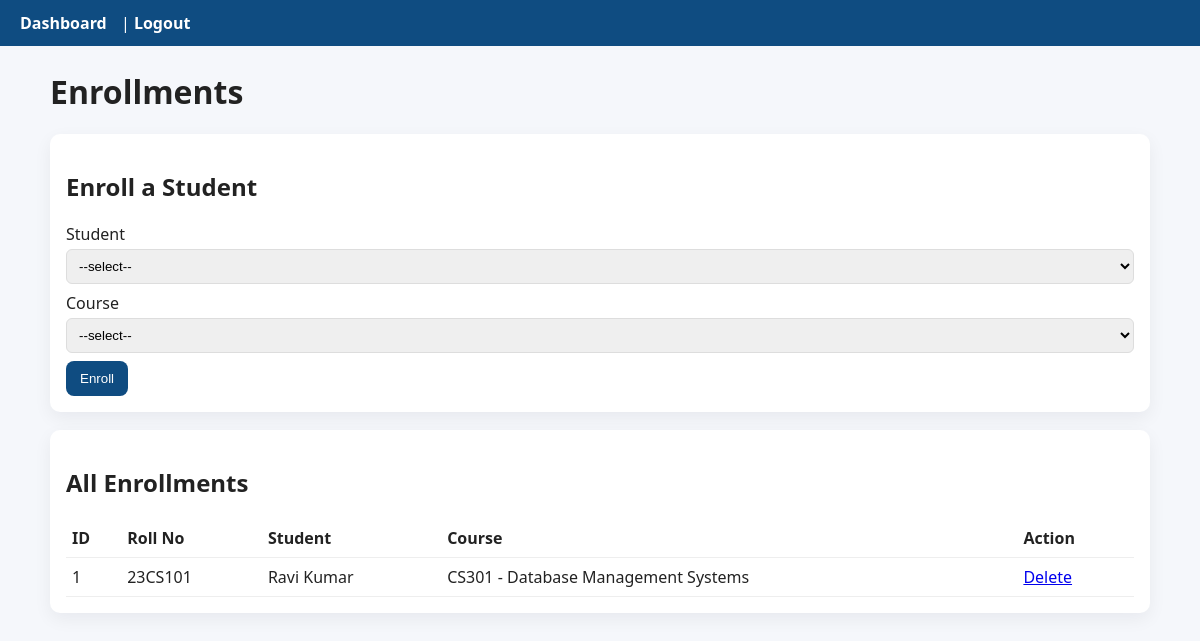
The page /enrollments.php (signed in) on the database its author committed.
### tables this page shows
CREATE TABLE enrollments (
  id INT AUTO_INCREMENT PRIMARY KEY,
  student_id INT NOT NULL,
  course_id INT NOT NULL,
  enrolled_on DATE DEFAULT CURRENT_DATE,
  UNIQUE(student_id, course_id),
  FOREIGN KEY (student_id) REFERENCES students(student_id) ON DELETE CASCADE,
  FOREIGN KEY (course_id) REFERENCES courses(id) ON DELETE CASCADE
);

CREATE TABLE students (
  student_id INT PRIMARY KEY,  
  roll_no VARCHAR(30) NOT NULL UNIQUE,
  course_year VARCHAR(20),
  department VARCHAR(80),
  semester INT,
  phone VARCHAR(30),
  FOREIGN KEY (student_id) REFERENCES users(id) ON DELETE CASCADE
);

CREATE TABLE users (
  id INT AUTO_INCREMENT PRIMARY KEY,
  username VARCHAR(50) NOT NULL UNIQUE,
  password_hash VARCHAR(255) NOT NULL,
  full_name VARCHAR(150) NOT NULL,
  email VARCHAR(150) UNIQUE,
  role ENUM('admin','faculty','student') NOT NULL,
  created_at TIMESTAMP DEFAULT CURRENT_TIMESTAMP
);

CREATE TABLE courses (
  id INT AUTO_INCREMENT PRIMARY KEY,
  code VARCHAR(20) NOT NULL UNIQUE,
  title VARCHAR(200) NOT NULL,
  credits DECIMAL(3,1) DEFAULT 3.0,
  semester INT,
  department VARCHAR(80)
);

### enrollments.php (the view, shortened to what this page needs)
<?php
require_once __DIR__.'/../inc/functions.php';
$enrollments = $mysqli->query("SELECT e.id, u.full_name, s.roll_no, c.code, c.title
                               FROM enrollments e
                               JOIN students s ON e.student_id=s.student_id
                               JOIN users u ON u.id=s.student_id
                               JOIN courses c ON e.course_id=c.id
                               ORDER BY e.id DESC");
?>
<!doctype html>
<html>
<head><meta charset="utf-8"><title>Enrollments</title><link rel="stylesheet" href="styles.css"></head>
<body>
<header><a href="dashboard_admin.php">Dashboard</a> | <a href="logout.php">Logout</a></header>
<main class="container">
<h1>Enrollments</h1>
<section class="card">
<h2>Enroll a Student</h2>
<form method="post">
  <label>Student
    <select name="student_id" required>
      <option value="">--select--</option>
    </select>
  </label>
  <label>Course
    <select name="course_id" required>
      <option value="">--select--</option>
    </select>
  </label>
  <button name="enroll" type="submit">Enroll</button>
</form>
</section>
<section class="card">
<h2>All Enrollments</h2>
<table>
<thead><tr><th>ID</th><th>Roll No</th><th>Student</th><th>Course</th><th>Action</th></tr></thead>
<tbody>
<?php while($e=$enrollments->fetch_assoc()): ?>
<tr>
<td><?= $e['id'] ?></td>
<td><?= $e['roll_no'] ?></td>
<td><?= htmlspecialchars($e['full_name']) ?></td>
<td><?= htmlspecialchars($e['code']." - ".$e['title']) ?></td>
<td><a href="?action=delete&id=<?= $e['id'] ?>" onclick="return confirm('Remove enrollment?')">Delete</a></td>
</tr>
<?php endwhile; ?>
</tbody>
</table>
</section>
</main>
</body></html>

### styles.css (style rules this page uses)
body { font-family: system-ui, -apple-system, "Segoe UI", Roboto, "Helvetica Neue", Arial; margin:0; background:#f5f7fb; color:#222; }
header { background:#0f4c81; color:white; padding:12px 20px; }
header a { color:white; text-decoration:none; margin-right:10px; font-weight:600; }
.container { max-width:1100px; margin:24px auto; padding:0 12px; }
.card { background:white; padding:16px; border-radius:10px; box-shadow:0 6px 18px rgba(20,20,40,0.06); margin-bottom:18px; }
form label { display:block; margin-bottom:8px; }
form input, form select { width:100%; padding:8px; margin-top:4px; border:1px solid #ddd; border-radius:6px; box-sizing:border-box; }
button { background:#0f4c81; color:white; padding:10px 14px; border:0; border-radius:8px; cursor:pointer; }
table { width:100%; border-collapse:collapse; margin-top:8px; }
table th, table td { border-bottom:1px solid #eee; padding:8px 6px; text-align:left; }

### rows shown on the page
enrollments: id "1", student.roll_no "23CS101", users.full_name "Ravi Kumar", course.title "CS301 - Database Management Systems"
